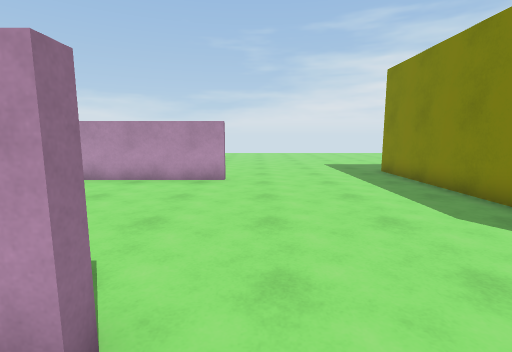
[1] (above)

19 first-person views from a walk through a scene from a Unity 3-D project. The camera is 1.4 m above the floor, tilts 8° down and sees 85° across. The floor is counted in squares, 1 m on a side. Each view is taken from the middle of a square. On the plan, view 1 faces up. The plan holds only what a view shows up to about 14 squares ahead; the rest is blank. The place goes on beyond the plan. The player character is not drawn.

[2]
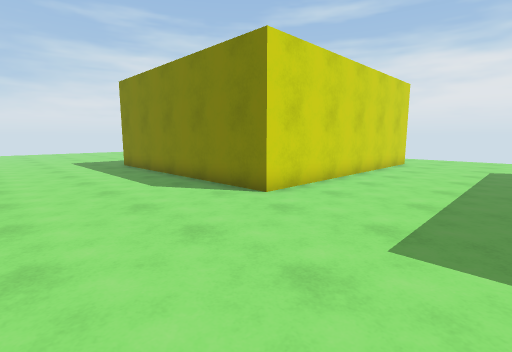

[3]
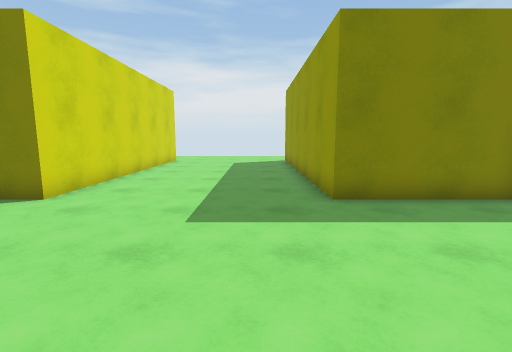

[4]
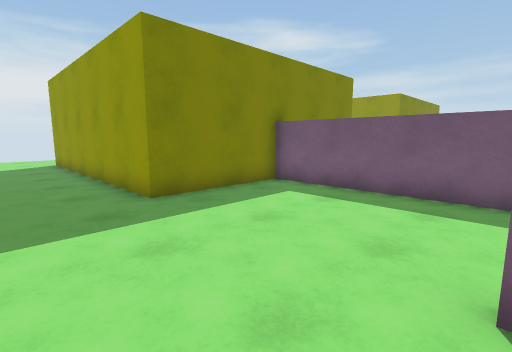

[5]
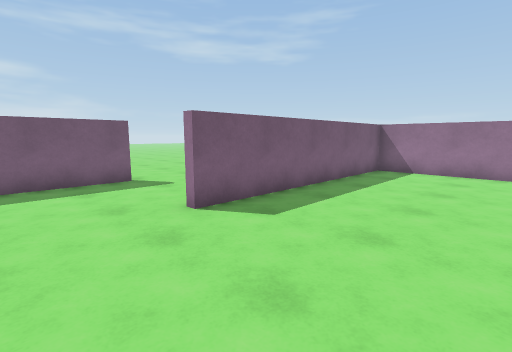

[6]
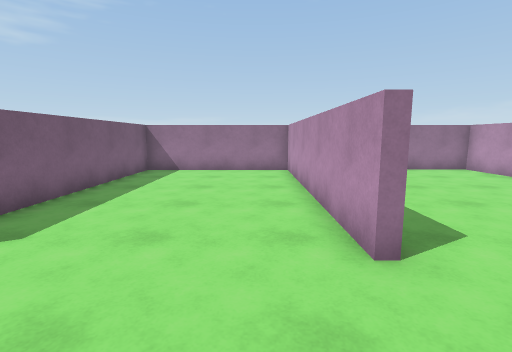

[7]
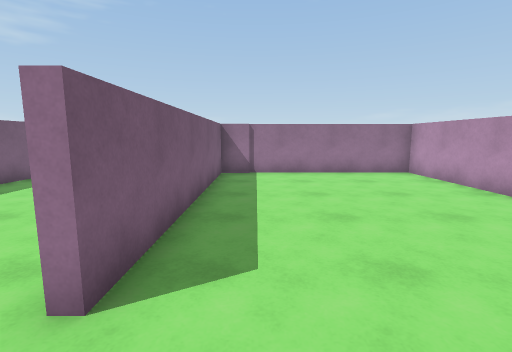

[8]
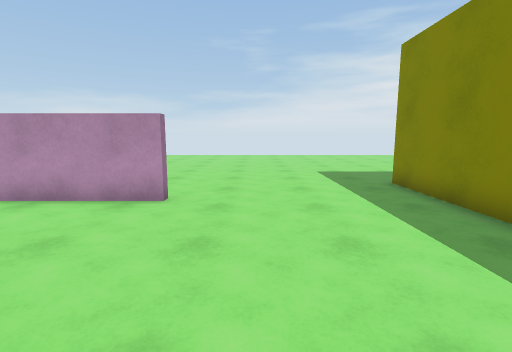

[9]
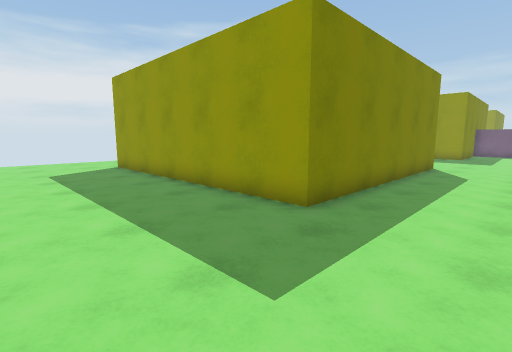

[10]
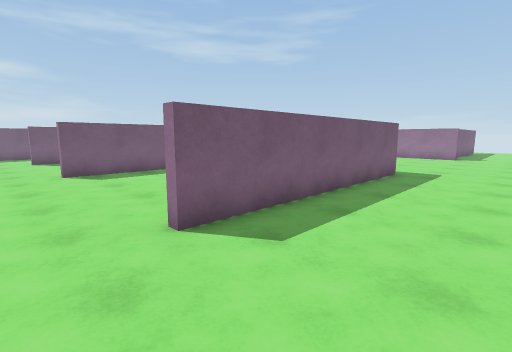

[11]
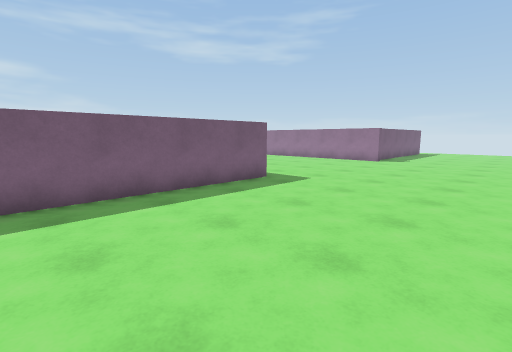

[12]
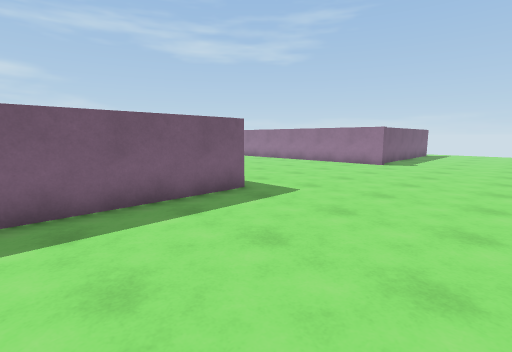

[13]
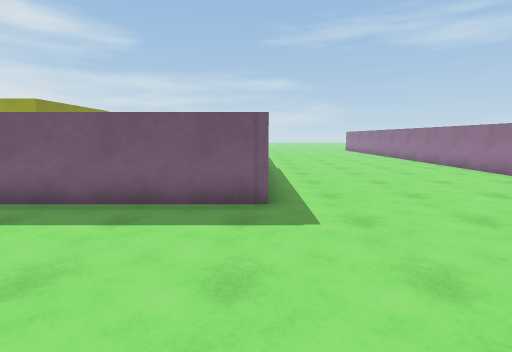

[14]
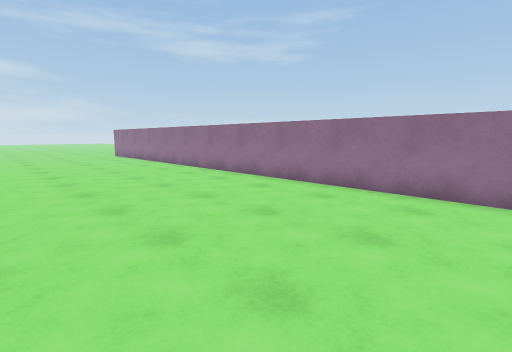

[15]
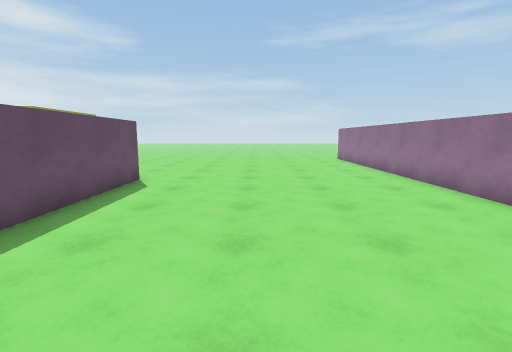

[16]
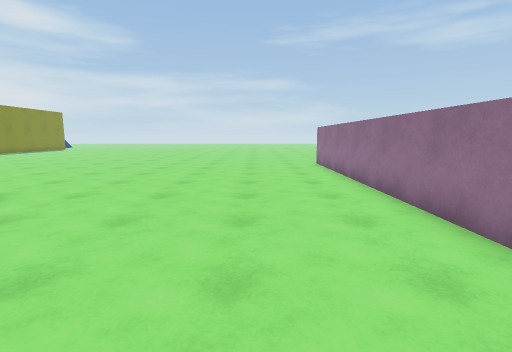

[17]
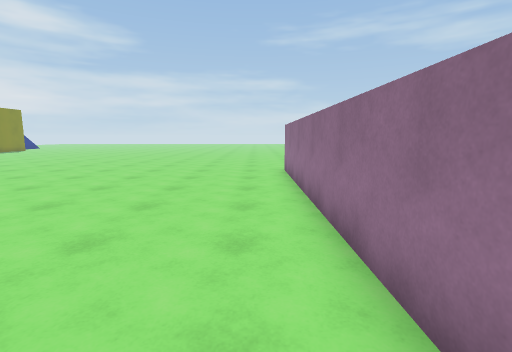

[18]
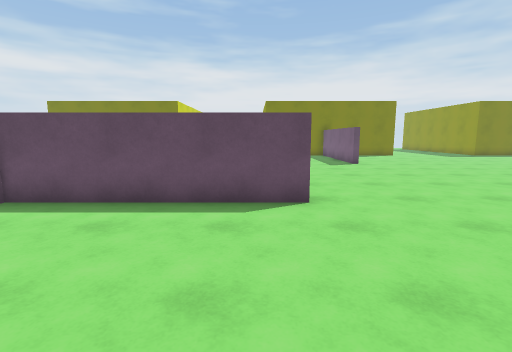

[19]
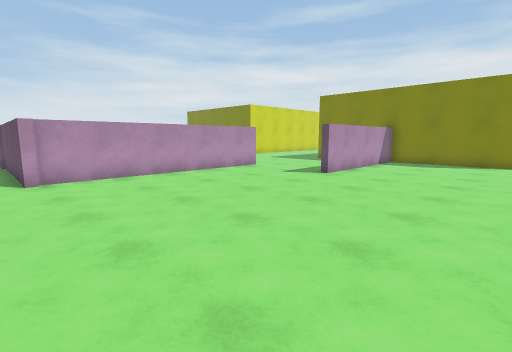

### Floor plan
Points are (right, up) in squares from view 1. A wall is a line through its corners. A room is listed if a view was taken in it or the views show most of it. See-through windows are left out.
Room 1 (views 1, 2, 3, 4, 5, 6, 7, 8, 9, 10, 11, 12, 13, 14, 15, 16, 17, 18, 19)
walls: (-1, 9) (-9.9, 9) (-9.9, 1.7) (-1, 1.7) (-1, 1.4) (-9.9, 1.4) (-9.9, -4.6) (-1, -4.6) (-1, -4.9) (-9.9, -4.9); (-1.5, -9.1) (5.1, -9.1) (5.1, -4.6) (15.8, -4.6); (-9.8, -5.1) (-10.1, -5.1) (-10.1, 2); (3.4, -9.4) (-1.5, -9.4); (-10.4, 9.3) (-1, 9.3); (5.1, -14.4) (5.1, -11.1); (15.2, 1.8) (5.1, 1.8) (5.1, 11.4) (15.8, 11.4); (-19.6, 9.7) (-19.2, 9.7) (-19.2, -13.9)
ways out: opening at (-19, -14.5)

Positions as (right, up) in squares from view 1, and headings:
1: (0, 0), facing up
2: (0, -3), facing up-right
3: (-1, -3), facing right
4: (-1, -2), facing down-right
5: (2, 0), facing down-left
6: (2, 0), facing left
7: (1, 3), facing left
8: (1, 3), facing up
9: (2, 16), facing down-right
10: (1, 13), facing down-left
11: (-3, 16), facing down-left
12: (-5, 15), facing down-left
13: (-10, 15), facing down
14: (-12, 8), facing down-left
15: (-14, 4), facing down
16: (-16, 1), facing down
17: (-18, -2), facing down
18: (-16, -4), facing right
19: (-11, -15), facing up-right
